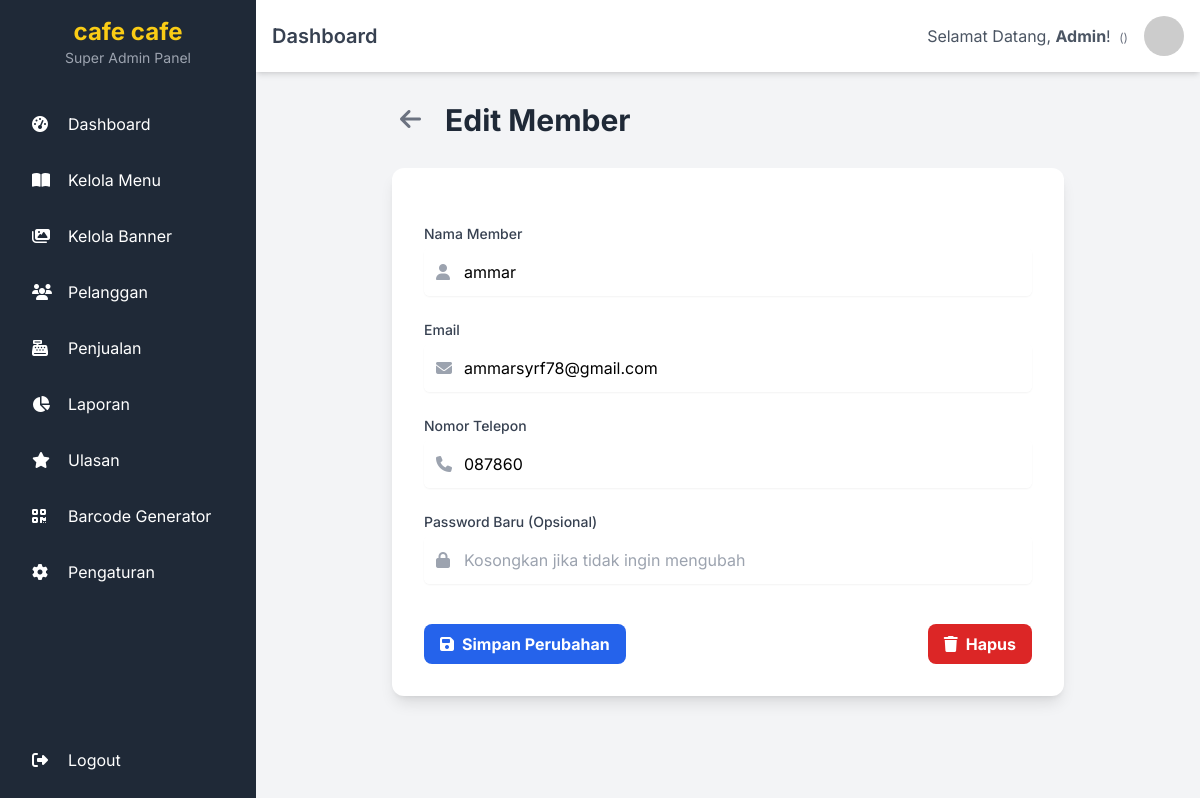
The page /admin/pelanggan/edit_pelanggan.php?id=1 on the database as committed earlier.
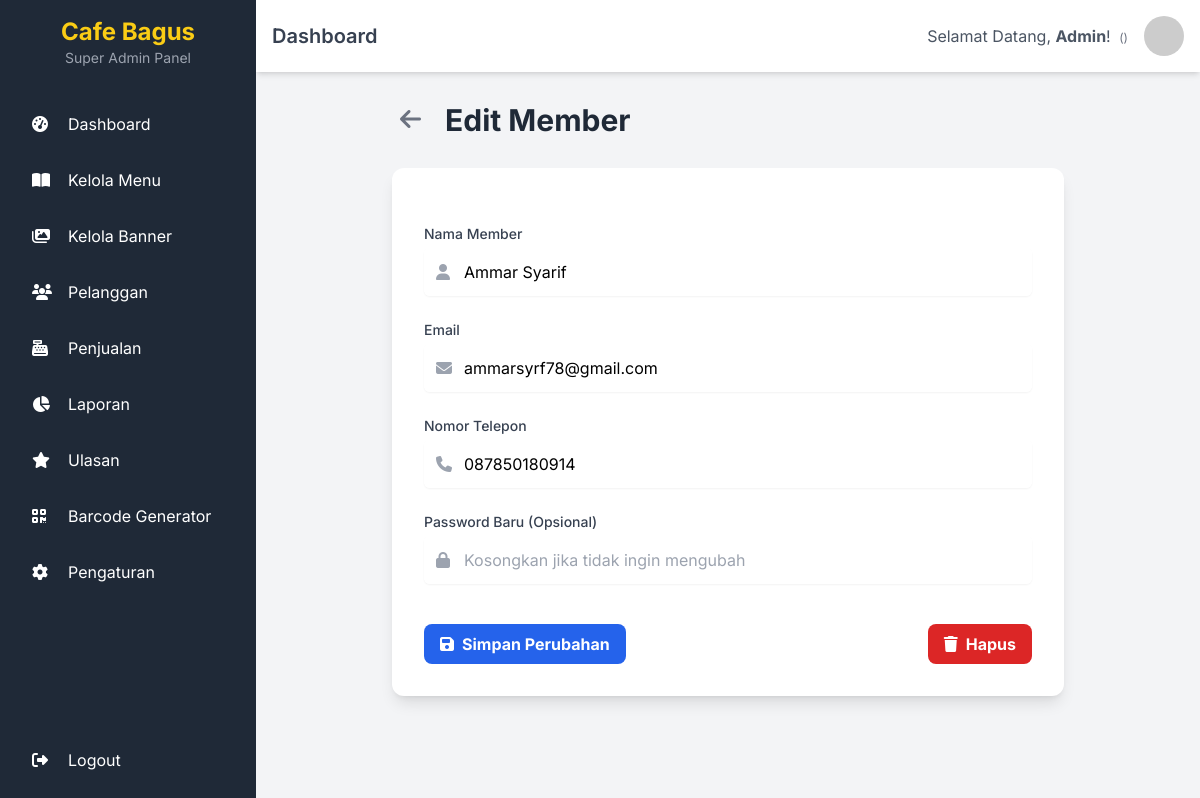
The same page on the database as committed later.
### tables this page shows
CREATE TABLE `settings` (
  `id` int(10) UNSIGNED NOT NULL,
  `setting_name` varchar(191) NOT NULL,
  `setting_value` text DEFAULT NULL,
  `created_at` timestamp NOT NULL DEFAULT current_timestamp()
);

CREATE TABLE `members` (
  `id` int(10) UNSIGNED NOT NULL,
  `name` varchar(255) NOT NULL,
  `email` varchar(255) NOT NULL,
  `password` varchar(255) NOT NULL,
  `phone` varchar(30) DEFAULT NULL,
  `phone_number` varchar(30) DEFAULT NULL,
  `profile_image_url` varchar(255) DEFAULT NULL,
  `created_at` timestamp NOT NULL DEFAULT current_timestamp()
);

### admin/pelanggan/edit_pelanggan.php (the view, shortened to what the changed rows need)
<?php
require_once '../../app/config/db_connect.php';
$user_id = $_GET['id'] ?? null;
$sql_get = "SELECT id, name, email, phone_number FROM members WHERE id = ?";
if ($stmt_get = $conn->prepare($sql_get)) {
    $stmt_get->bind_param("i", $user_id);
    $stmt_get->execute();
    $result = $stmt_get->get_result();
    if ($result->num_rows === 1) {
        $user = $result->fetch_assoc();
    } else {
        $error_message = "Member tidak ditemukan.";
    }
}
require_once '../includes/header.php';
?>
<div class="container mx-auto">
    <div class="max-w-2xl mx-auto">
        <div class="flex items-center mb-6">
            <h1 class="text-3xl font-bold text-gray-800">Edit Member</h1>
        </div>
        <?php if ($user): ?>
            <div class="bg-white rounded-xl shadow-lg p-8">
                <form action="edit_pelanggan.php?id=<?= $user['id'] ?>" method="POST" class="space-y-6">
                    <div>
                        <label for="username" class="block text-sm font-medium text-gray-700 mb-1">Nama Member</label>
                        <div class="relative rounded-md shadow-sm">
                            <div class="pointer-events-none absolute inset-y-0 left-0 flex items-center pl-3">
                            </div>
                            <input type="text" name="username" id="username" class="block w-full rounded-md border-gray-300 pl-10 p-3" value="<?= htmlspecialchars($user['name']) ?>" required>
                        </div>
                    </div>
                    <div>
                        <label for="email" class="block text-sm font-medium text-gray-700 mb-1">Email</label>
                        <div class="relative rounded-md shadow-sm">
                            <div class="pointer-events-none absolute inset-y-0 left-0 flex items-center pl-3">
                            </div>
                            <input type="email" name="email" id="email" class="block w-full rounded-md border-gray-300 pl-10 p-3" value="<?= htmlspecialchars($user['email']) ?>" required>
                        </div>
                    </div>
                    <div>
                        <label for="phone_number" class="block text-sm font-medium text-gray-700 mb-1">Nomor Telepon</label>
                        <div class="relative rounded-md shadow-sm">
                            <div class="pointer-events-none absolute inset-y-0 left-0 flex items-center pl-3">
                            </div>
                            <input type="text" name="phone_number" id="phone_number" class="block w-full rounded-md border-gray-300 pl-10 p-3" value="<?= htmlspecialchars($user['phone_number'] ?? '') ?>">
                        </div>
                    </div>
                    <div>
                        <label for="password" class="block text-sm font-medium text-gray-700 mb-1">Password Baru (Opsional)</label>
                        <div class="relative rounded-md shadow-sm">
                            <div class="pointer-events-none absolute inset-y-0 left-0 flex items-center pl-3">
                            </div>
                            <input type="password" name="password" id="password" class="block w-full rounded-md border-gray-300 pl-10 p-3" placeholder="Kosongkan jika tidak ingin mengubah">
                        </div>
                    </div>
                    <div class="pt-4 flex justify-between items-center">
                        <button type="submit" class="bg-blue-600 hover:bg-blue-700 text-white font-bold py-2 px-4 rounded-lg flex items-center">
                            <i class="fas fa-save mr-2"></i> Simpan Perubahan
                        </button>
                        <a href="hapus_pelanggan.php?id=<?= $user['id'] ?>" onclick="return confirm('Apakah Anda yakin ingin menghapus member ini? Tindakan ini tidak dapat dibatalkan.')" class="bg-red-600 hover:bg-red-700 text-white font-bold py-2 px-4 rounded-lg flex items-center">
                            <i class="fas fa-trash mr-2"></i> Hapus
                        </a>
                    </div>
                </form>
            </div>
        <?php endif; ?>
    </div>
</div>
<?php
require_once '../includes/footer.php';
?>

### admin/includes/header.php (shortened to what the changed rows need)
<?php
require_once __DIR__ . '/../../app/config/config.php';
$nama_toko = 'Toko Kopi Anda';
try {
    $stmt = $pdo->prepare("SELECT setting_value FROM settings WHERE setting_name = 'cafe_name'");
    $stmt->execute();
    $pengaturan = $stmt->fetch(PDO::FETCH_ASSOC);
    if ($pengaturan && !empty($pengaturan['setting_value'])) {
        $nama_toko = $pengaturan['setting_value'];
    }
} catch (PDOException $e) {
}
?>
<!DOCTYPE html>
<html lang="id">
<head>
    <script src="https://cdn.tailwindcss.com"></script>
    <link rel="stylesheet" href="https://cdnjs.cloudflare.com/ajax/libs/font-awesome/6.5.1/css/all.min.css">
</head>
<body class="bg-gray-100 h-screen overflow-hidden relative">
    <div class="flex h-full">
        <aside id="sidebar" class="w-64 bg-gray-800 text-white p-4 flex-col fixed inset-y-0 left-0 transform -translate-x-full md:relative md:translate-x-0 transition-transform duration-300 ease-in-out z-30 flex">
            <div class="mb-8 text-center">
                <h1 class="text-2xl font-bold text-yellow-400"><?= htmlspecialchars($nama_toko) ?></h1>
                <p class="text-sm text-gray-400">Super Admin Panel</p>
            </div>
        </aside>
        <div class="flex-1 flex flex-col overflow-hidden">
            <header class="bg-white shadow-md p-4 flex justify-between items-center sticky top-0 z-10">
                <div class="flex items-center">
                    <h2 class="text-xl font-semibold text-gray-700" id="page-title">Dashboard</h2>
                </div>
            </header>
            <main class="p-6 flex-1 overflow-y-auto">

Rows that differ between the two databases and show on the page:
changed settings: setting_value "cafe cafe" → "Cafe Bagus"
changed members "ammarsyrf78@gmail.com": username "ammar" → "Ammar Syarif"; phone_number "087860" → "087850180914"
